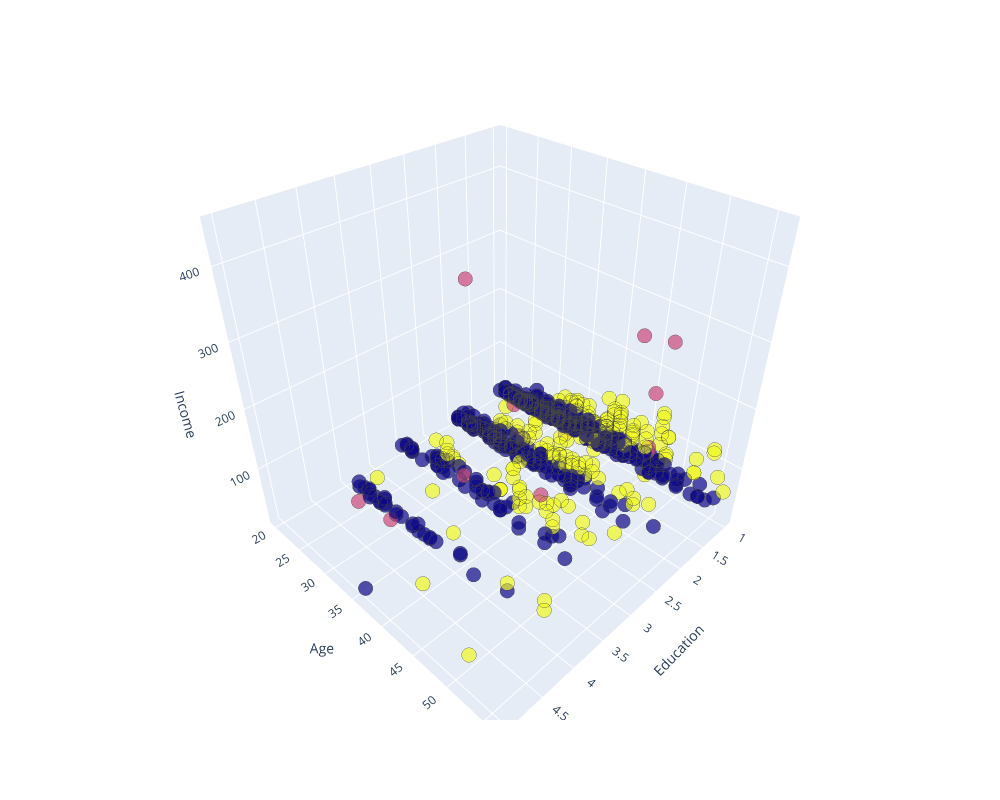

Notebook code for this chart:
### Code cell
import nbformat
# Create interactive 3D scatter plot
fig = px.scatter_3d(X, x=1, y=0, z=3, opacity=0.7, color=labels.astype(float))

fig.update_traces(marker=dict(size=5, line=dict(width=.25)), showlegend=False)
fig.update_layout(coloraxis_showscale=False, width=1000, height=800, scene=dict(
        xaxis=dict(title='Education'),
        yaxis=dict(title='Age'),
        zaxis=dict(title='Income')
    ))  # Remove color bar, resize plot

fig.show()

### Figure 1 — Plotly figure (JSON) as saved in the notebook; plotly's stock layout.template omitted (floating-point values rounded to 4 significant figures; data arrays with more than 128 entries replaced by an {"elided": "..."} marker saying what was removed)
{"data": [{"hovertemplate": "1=%{x}<br>0=%{y}<br>3=%{z}<br>color=%{marker.color}<extra></extra>", "legendgroup": "", "marker": {"color": {"elided": "700 float values"}, "coloraxis": "coloraxis", "line": {"width": 0.25}, "opacity": 0.7, "size": 5, "symbol": "circle"}, "mode": "markers", "name": "", "scene": "scene", "showlegend": false, "type": "scatter3d", "x": {"elided": "700 float values"}, "y": {"elided": "700 float values"}, "z": {"elided": "700 float values"}}], "layout": {"coloraxis": {"colorbar": {"title": {"text": "color"}}, "colorscale": [[0, "#0d0887"], [0.1111, "#46039f"], [0.2222, "#7201a8"], [0.3333, "#9c179e"], [0.4444, "#bd3786"], [0.5556, "#d8576b"], [0.6667, "#ed7953"], [0.7778, "#fb9f3a"], [0.8889, "#fdca26"], [1, "#f0f921"]], "showscale": false}, "height": 800, "legend": {"tracegroupgap": 0}, "margin": {"t": 60}, "scene": {"domain": {"x": [0, 1], "y": [0, 1]}, "xaxis": {"title": {"text": "Education"}}, "yaxis": {"title": {"text": "Age"}}, "zaxis": {"title": {"text": "Income"}}}, "width": 1000}}
